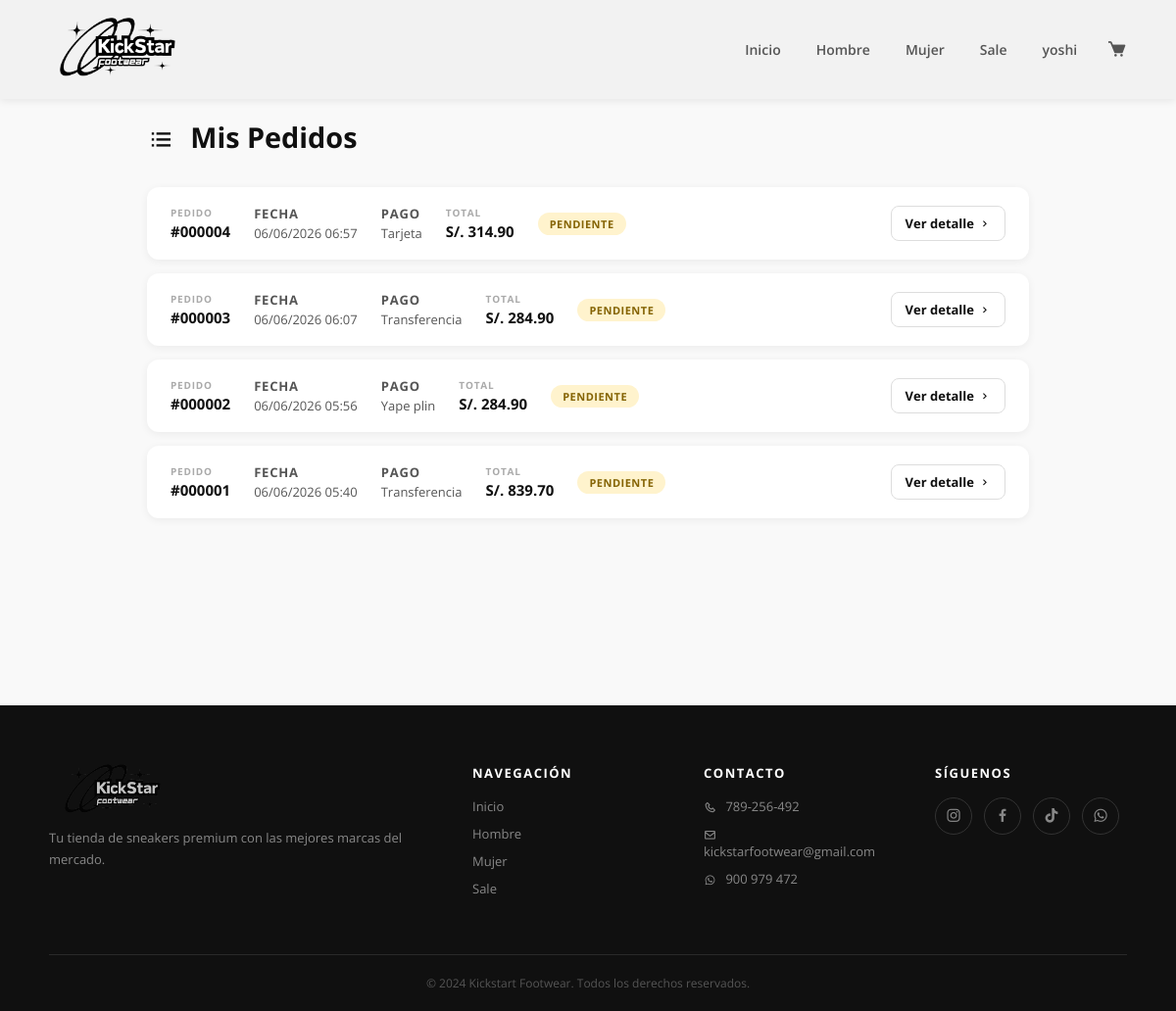
/mis_pedidos.php (signed in), run on the app's committed database.
### tables this page shows
CREATE TABLE `pedidos` (
  `id` int(11) NOT NULL AUTO_INCREMENT,
  `usuario_id` int(11) NOT NULL DEFAULT 0,
  `nombre_cliente` varchar(255) NOT NULL,
  `correo` varchar(255) NOT NULL,
  `telefono` varchar(20) NOT NULL,
  `direccion` text NOT NULL,
  `metodo_pago` varchar(50) NOT NULL,
  `subtotal` decimal(10,2) NOT NULL,
  `envio` decimal(10,2) NOT NULL DEFAULT 0.00,
  `total` decimal(10,2) NOT NULL,
  `estado` enum('pendiente','confirmado','enviado','entregado','cancelado') NOT NULL DEFAULT 'pendiente',
  `created_at` timestamp NOT NULL DEFAULT current_timestamp(),
  PRIMARY KEY (`id`)
);

### mis_pedidos.php (the view, shortened to what this page needs)
<?php
require_once 'conexion.php';
$usuario_id = (int)$_SESSION['usuario']['id'];
$result = $db->query("SELECT * FROM pedidos WHERE usuario_id = $usuario_id ORDER BY created_at DESC");
$pedidos = $result ? $result->fetch_all(MYSQLI_ASSOC) : [];
$estado_clases = [
    'pendiente'  => 'badge-pendiente',
    'confirmado' => 'badge-confirmado',
    'enviado'    => 'badge-enviado',
    'entregado'  => 'badge-entregado',
    'cancelado'  => 'badge-cancelado',
];
$estado_labels = [
    'pendiente'  => 'Pendiente',
    'confirmado' => 'Confirmado',
    'enviado'    => 'Enviado',
    'entregado'  => 'Entregado',
    'cancelado'  => 'Cancelado',
];
?>
<!DOCTYPE html>
<html lang="es">
<head>
    <link href="https://unpkg.com/boxicons@2.1.4/css/boxicons.min.css" rel="stylesheet">
    <link rel="stylesheet" href="kick.css">
    <link rel="stylesheet" href="styleList.css">
    <link rel="stylesheet" href="carrito.css">
    <link rel="stylesheet" href="pedidos.css">
</head>
<body>
<div class="head">
    <div class="logo">
        <a href="kick.php"><img src="kickseyy.png" alt="Kickstart Footwear"></a>
    </div>
    <nav class="navbar" id="navbar">
        <a href="kick.php">Inicio</a>
        <a href="hombre.php">Hombre</a>
        <a href="mujeres.php">Mujer</a>
        <a href="sale.php">Sale</a>
        <div class="menu-list">
            <a href="#" class="dropbtn opcion"><?= htmlspecialchars($_SESSION['usuario']['nombres']) ?></a>
        </div>
        <a href="carrito.php" class="carrito-nav">
            <i class="bx bxs-cart"></i>
        </a>
    </nav>
</div>
<div class="pedidos-page">
    <div class="pedidos-container">
        <h1 class="pedidos-titulo"><i class="bx bx-list-ul"></i> Mis Pedidos</h1>
        <?php if (empty($pedidos)): ?>
            <div class="carrito-vacio">
                <i class="bx bx-package"></i>
                <p>Aún no tienes pedidos</p>
                <a href="kick.php" class="btn-checkout">Empezar a comprar</a>
            </div>
        <?php else: ?>
            <div class="pedidos-lista">
                <?php foreach ($pedidos as $p): ?>
                    <div class="pedido-card">
                        <div class="pedido-card-header">
                            <div class="pedido-card-num">
                                <span class="label">Pedido</span>
                                <strong>#<?= str_pad($p['id'], 6, '0', STR_PAD_LEFT) ?></strong>
                            </div>
                            <div class="pedido-card-fecha">
                                <span class="label">Fecha</span>
                                <span><?= date('d/m/Y H:i', strtotime($p['created_at'])) ?></span>
                            </div>
                            <div class="pedido-card-metodo">
                                <span class="label">Pago</span>
                                <span><?= htmlspecialchars(ucfirst(str_replace('_', ' ', $p['metodo_pago']))) ?></span>
                            </div>
                            <div class="pedido-card-total">
                                <span class="label">Total</span>
                                <strong>S/. <?= number_format($p['total'], 2) ?></strong>
                            </div>
                            <span class="pedido-badge <?= $estado_clases[$p['estado']] ?? 'badge-pendiente' ?>">
                                <?= $estado_labels[$p['estado']] ?? $p['estado'] ?>
                            </span>
                            <a href="detalle_pedido.php?id=<?= $p['id'] ?>" class="btn-ver-detalle">
                                Ver detalle <i class="bx bx-chevron-right"></i>
                            </a>
                        </div>
                    </div>
                <?php endforeach; ?>
            </div>
        <?php endif; ?>
    </div>
</div>
<?php include '_footer.php'; ?>
</body>
</html>

### _footer.php
<footer class="footer">
    <div class="footer-contenido">
        <div class="footer-col">
            <img src="kickseyy.png" alt="Kickstart Footwear" class="footer-logo">
            <p class="footer-desc">Tu tienda de sneakers premium con las mejores marcas del mercado.</p>
        </div>
        <div class="footer-col">
            <h4 class="footer-titulo">Navegación</h4>
            <a href="kick.php">Inicio</a>
            <a href="hombre.php">Hombre</a>
            <a href="mujeres.php">Mujer</a>
            <a href="sale.php">Sale</a>
        </div>
        <div class="footer-col">
            <h4 class="footer-titulo">Contacto</h4>
            <p><i class="bx bx-phone"></i> 789-256-492</p>
            <p><i class="bx bx-envelope"></i> kickstarfootwear@gmail.com</p>
            <p><i class="bx bxl-whatsapp"></i> 900 979 472</p>
        </div>
        <div class="footer-col">
            <h4 class="footer-titulo">Síguenos</h4>
            <div class="footer-redes">
                <a href="#" aria-label="Instagram"><i class="bx bxl-instagram"></i></a>
                <a href="#" aria-label="Facebook"><i class="bx bxl-facebook"></i></a>
                <a href="#" aria-label="TikTok"><i class="bx bxl-tiktok"></i></a>
                <a href="#" aria-label="WhatsApp"><i class="bx bxl-whatsapp"></i></a>
            </div>
        </div>
    </div>
    <div class="footer-bottom">
        <p>&copy; 2024 Kickstart Footwear. Todos los derechos reservados.</p>
    </div>
</footer>

### kick.css (style rules this page uses)
* { margin: 0; padding: 0; box-sizing: border-box; }
html { scroll-behavior: smooth; scroll-padding-top: 96px; }
body { font-family: 'Open Sans', sans-serif; background: #f9f9f9; }
.head { background: #f2f2f2; padding: 18px 40px; display: flex; justify-content: space-between; align-items: center; position: fixed; width: 100%; z-index: 200; box-shadow: 0 2px 8px rgba(0,0,0,.08); }
.logo img { width: 160px; height: 60px; object-fit: contain; }
.navbar { display: flex; align-items: center; gap: 4px; }
.navbar a { text-decoration: none; color: #555; padding: 6px 16px; border-radius: 30px; font-size: 14px; font-weight: 600; transition: background .2s, color .2s; white-space: nowrap; }
.footer { background: #101010; color: #ccc; padding: 60px 40px 0; }
.footer-contenido { display: grid; grid-template-columns: 2fr 1fr 1fr 1fr; gap: 40px; max-width: 1100px; margin: 0 auto; padding-bottom: 48px; border-bottom: 1px solid #2a2a2a; }
.footer-logo { width: 130px; height: 50px; object-fit: contain; opacity: .75; margin-bottom: 14px; display: block; }
.footer-desc { font-size: 13px; line-height: 1.7; color: #888; }
.footer-titulo { font-size: 13px; font-weight: 700; text-transform: uppercase; letter-spacing: 1.5px; color: #fff; margin-bottom: 16px; }
.footer-col a, .footer-col p { display: block; font-size: 13px; color: #888; text-decoration: none; margin-bottom: 10px; transition: color .2s; }
.footer-col p i { margin-right: 6px; vertical-align: middle; }
.footer-redes { display: flex; gap: 12px; }
.footer-redes a { width: 38px; height: 38px; border: 1px solid #333; border-radius: 50%; display: flex !important; align-items: center; justify-content: center; font-size: 1.1rem; color: #888 !important; margin-bottom: 0 !important; transition: border-color .2s, color .2s !important; }
.footer-bottom { text-align: center; padding: 20px 0; }
.footer-bottom p { font-size: 12px; color: #555; }

### styleList.css (style rules this page uses)
.menu-list { display: flex; flex-direction: column; }

### carrito.css (style rules this page uses)
.carrito-nav { position: relative; font-size: 1.3rem !important; padding: 6px 10px !important; display: flex; align-items: center; }

### pedidos.css (style rules this page uses)
.pedidos-page { min-height: calc(100vh - 80px); padding: 120px 40px 60px; background: #f9f9f9; }
.pedidos-container { max-width: 900px; margin: 0 auto; }
.pedidos-titulo { font-size: 1.8rem; font-weight: 700; margin-bottom: 32px; color: #101010; }
.pedidos-titulo i { vertical-align: middle; margin-right: 8px; }
.pedidos-lista { display: flex; flex-direction: column; gap: 14px; }
.pedido-card { background: #fff; border-radius: 12px; box-shadow: 0 2px 8px rgba(0,0,0,.06); overflow: hidden; transition: box-shadow .2s; }
.pedido-card-header { display: flex; align-items: center; gap: 24px; padding: 18px 24px; flex-wrap: wrap; }
.pedido-card-num, .pedido-card-fecha, .pedido-card-metodo, .pedido-card-total { display: flex; flex-direction: column; gap: 2px; }
.pedido-card-num strong { font-size: 15px; color: #101010; }
.pedido-card-total strong { font-size: 15px; color: #101010; }
.label { font-size: 10px; font-weight: 700; text-transform: uppercase; letter-spacing: .8px; color: #aaa; }
.pedido-card-fecha span, .pedido-card-metodo span { font-size: 13px; color: #555; }
.pedido-card-header .btn-ver-detalle { margin-left: auto; display: flex; align-items: center; gap: 4px; font-size: 13px; font-weight: 700; color: #101010; text-decoration: none; padding: 8px 14px; border: 1px solid #ddd; border-radius: 8px; transition: background .2s, border-color .2s; white-space: nowrap; }
.pedido-badge { display: inline-block; padding: 4px 12px; border-radius: 20px; font-size: 11px; font-weight: 700; letter-spacing: .5px; text-transform: uppercase; white-space: nowrap; }
.badge-pendiente { background: #fff3cd; color: #856404; }

### data on the page
pedidos: id "000004", created_at "06/06/2026 06:57", metodo_pago "Tarjeta", total "314.90", estado "PENDIENTE"
pedidos: id "000003", created_at "06/06/2026 06:07", metodo_pago "Transferencia", total "284.90", estado "PENDIENTE"
pedidos: id "000002", created_at "06/06/2026 05:56", metodo_pago "Yape plin", total "284.90", estado "PENDIENTE"
pedidos: id "000001", created_at "06/06/2026 05:40", metodo_pago "Transferencia", total "839.70", estado "PENDIENTE"

### other printed values
$_SESSION['usuario']['nombres'] "yoshi"
